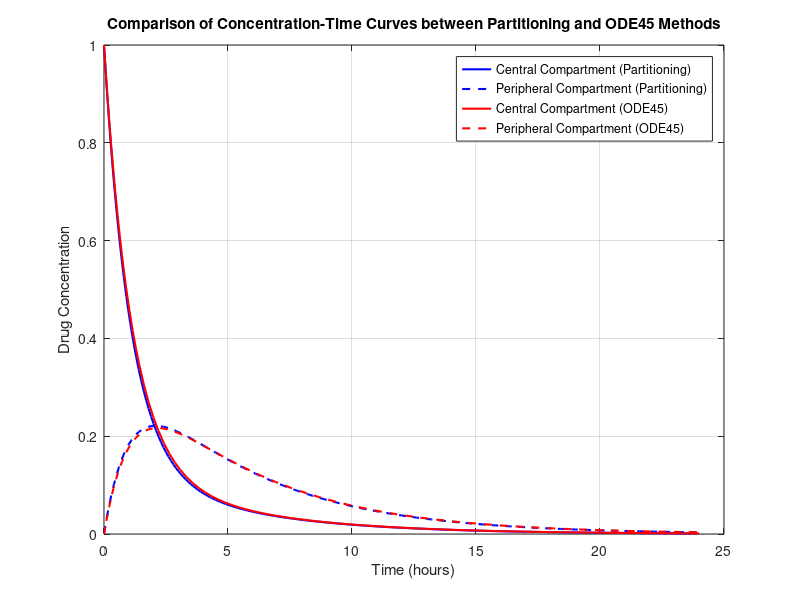

Source code (MATLAB):
% Parameters for the two-compartment model with plasma protein binding
k10 = 0.5;          % Rate constant for drug distribution from central to peripheral compartment
k12 = 0.3;          % Rate constant for drug distribution from central to peripheral compartment
k21 = 0.2;          % Rate constant for drug distribution from peripheral to central compartment
k_e = 0.1;          % Rate constant for drug elimination

% Time vector (0 to 24 hours)
tspan = [0 24];

% Initial conditions for drug concentrations and drug-protein complex
initial_conditions = [1 0];  % [Central compartment, Peripheral compartment]

% Time step
dt = 0.1; 

% Number of steps
num_steps = (tspan(2) - tspan(1)) / dt;

% Initialize arrays to store drug concentrations over time
C_central_partition = zeros(num_steps, 1);
C_peripheral_partition = zeros(num_steps, 1);

% Initial conditions
C_central_partition(1) = initial_conditions(1);
C_peripheral_partition(1) = initial_conditions(2);

% Simulate drug concentrations using the partitioning approach
for i = 2:num_steps
    % Update drug concentrations using partitioning
    C_central_partition(i) = C_central_partition(i-1) - k10 * C_central_partition(i-1) * dt + k21 * C_peripheral_partition(i-1) * dt - k12 * C_central_partition(i-1) * dt;
    C_peripheral_partition(i) = C_peripheral_partition(i-1) + k12 * C_central_partition(i-1) * dt - k21 * C_peripheral_partition(i-1) * dt - k_e * C_peripheral_partition(i-1) * dt;
end

% Define the differential equations for the two-compartment model with plasma protein binding
two_compartment_ode_with_binding = @(t, y) [
    -k10 * y(1) + k21 * y(2) - k12 * y(1),                  % Central compartment drug concentration
    k12 * y(1) - k21 * y(2) - k_e * y(2),                    % Peripheral compartment drug concentration
    k10 * y(1) - (k12 + k21) * y(3),           % Drug in transit between central and peripheral compartments
];

% Initial conditions for the two-compartment model
initial_conditions_ode = [1 0 0];  % [Central compartment, Peripheral compartment, Drug in transit]

% Solve the differential equations using ode45
[t_ode45, concentrations_ode45] = ode45(two_compartment_ode_with_binding, tspan, initial_conditions_ode);

% Plot the concentration-time curves for both methods on the same plot
figure;

% Plot the partitioning method
plot(tspan(1) + (0:num_steps-1) * dt, C_central_partition, 'b-', 'LineWidth', 1.5, 'DisplayName', 'Central Compartment (Partitioning)');
hold on;
plot(tspan(1) + (0:num_steps-1) * dt, C_peripheral_partition, 'b--', 'LineWidth', 1.5, 'DisplayName', 'Peripheral Compartment (Partitioning)');

% Plot the ODE45 method
plot(t_ode45, concentrations_ode45(:, 1), 'r-', 'LineWidth', 1.5, 'DisplayName', 'Central Compartment (ODE45)');
plot(t_ode45, concentrations_ode45(:, 2), 'r--', 'LineWidth', 1.5, 'DisplayName', 'Peripheral Compartment (ODE45)');

xlabel('Time (hours)');
ylabel('Drug Concentration');
title('Comparison of Concentration-Time Curves between Partitioning and ODE45 Methods');
legend('show');
grid on;
